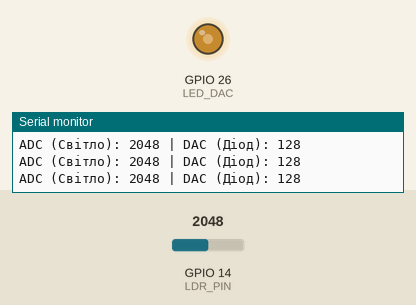
Recording of a sketch running on a simulated ESP32. On the bench: output pins drawn as LEDs (lit = HIGH), the last lines printed to the serial monitor. The inputs (shaded band) are chosen by the test bench; at power-on: GPIO 14 (LDR_PIN) = 2048.

Above: at 1.3 s.
1.4 s: GPIO 14 (LDR_PIN) set to 1228
At 2.3 s:
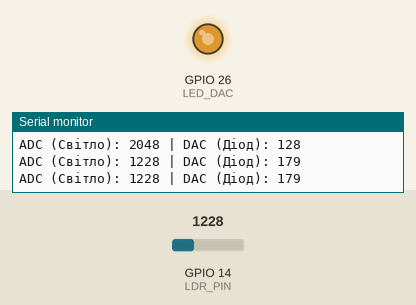
3.0 s: GPIO 14 (LDR_PIN) set to 491
At 3.5 s:
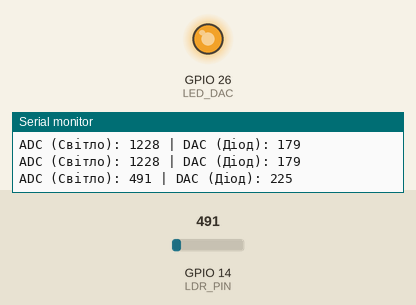
4.5 s: GPIO 14 (LDR_PIN) set to 3603
At 5.7 s:
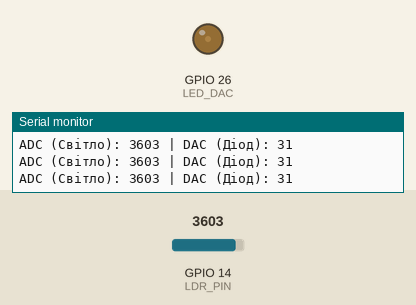
6.0 s: GPIO 14 (LDR_PIN) set to 4095
At 7.1 s:
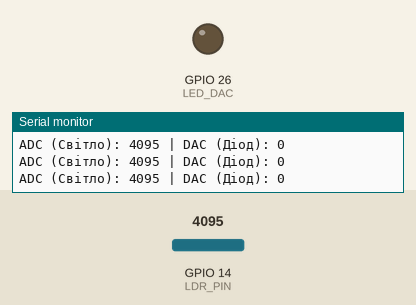
7.5 s: GPIO 14 (LDR_PIN) set to 2047
At 8.3 s:
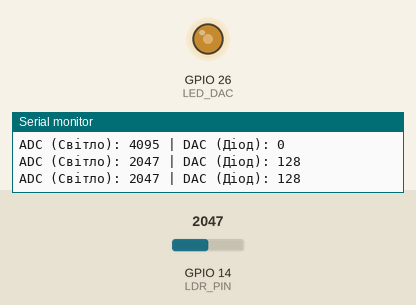
Timing chart, 0 to 10.0 s (numbered marks = the images above; inputs shaded):
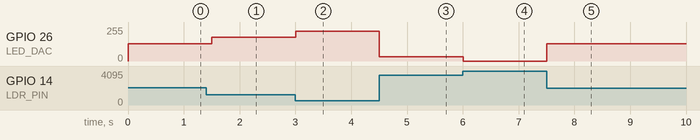

Measured:
- after the input at 1.4 s, GPIO 26 (LED_DAC): 128/255 → 179/255 after 0.10 s
- after the input at 3.0 s, GPIO 26 (LED_DAC): 179/255 → 225/255 at once
- after the input at 4.5 s, GPIO 26 (LED_DAC): 225/255 → 31/255 at once
- after the input at 6.0 s, GPIO 26 (LED_DAC): 31/255 → 0/255 at once
- after the input at 7.5 s, GPIO 26 (LED_DAC): 0/255 → 128/255 at once

The sketch:

sketch_mar18a.ino
```cpp
#define LDR_PIN 14      // Примітка: у коментарі було GPIO12, але пін 14. Переконайся, що підключено до 14!
#define LED_DAC 26      // GPIO26 - DAC

int adcValue = 0;
int dacValue = 0;

void setup() {
  Serial.begin(115200);
}

void loop() {
  // Зчитування з фоторезистора
  adcValue = analogRead(LDR_PIN);

  // Масштабування та ІНВЕРСІЯ: 0–4095 -> 255–0
  dacValue = map(adcValue, 0, 4095, 255, 0);

  // Обмеження на всякий випадок (map іноді може виходити за межі, якщо АЦП "шумить")
  if (dacValue > 255) dacValue = 255;
  if (dacValue < 0) dacValue = 0;

  // Запис у ЦАП
  dacWrite(LED_DAC, dacValue);

  // Вивід значень у монітор порту для перевірки
  Serial.print("ADC (Світло): ");
  Serial.print(adcValue);
  Serial.print(" | DAC (Діод): ");
  Serial.println(dacValue);

  delay(500);
}
```
